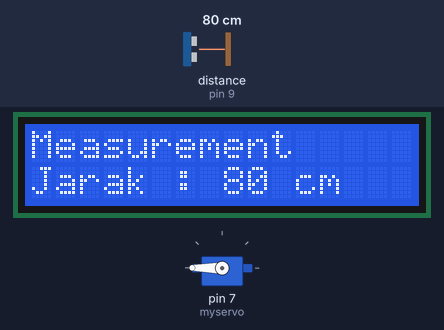
Recording of a sketch running on a simulated Arduino Uno, built with avr-gcc and run on an emulated ATmega328P. Shown: 16×2 character LCD, servo. Wiring (inferred from the names in the program): ultrasonic range finder: trigger pin 8; echo pin 9. The inputs (shaded band) are chosen by the test bench; at power-on: distance to the obstacle (sensor on pin 9) 80 cm. The echo pulse lasts 58.3 µs per cm.

Above: at 1.2 s.
1.3 s: distance to the obstacle (sensor on pin 9) set to 2 cm
At 3.0 s:
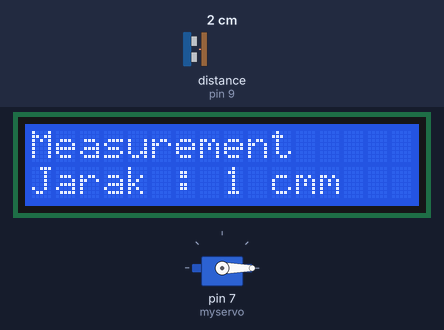
5.4 s: distance to the obstacle (sensor on pin 9) set to 96 cm
At 7.1 s:
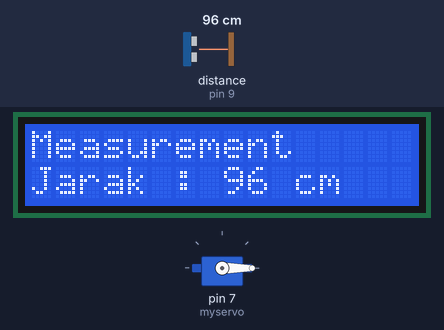
8.2 s: distance to the obstacle (sensor on pin 9) set to 104 cm
At 9.2 s:
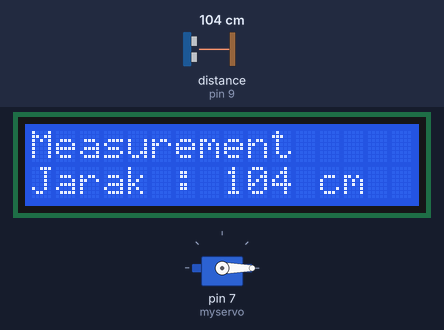
9.8 s: distance to the obstacle (sensor on pin 9) set to 4 cm
At 10.7 s:
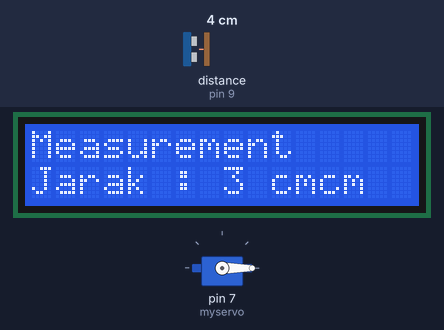
Timing chart, 0 to 13.8 s (numbered marks = the images above; inputs shaded):
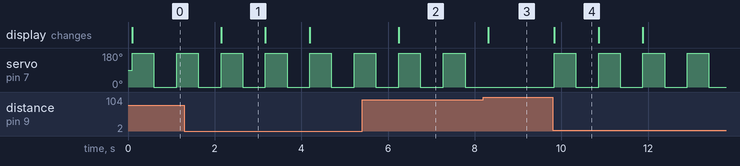

Measured:
- the behaviour switches between 99 and 100 cm on distance to the obstacle (sensor on pin 9) (found by bisection; images 2 and 3)
- after the input at 1.3 s, the display: changes after 0.85 s (image 1)
- after the input at 5.4 s, the display: changes after 0.85 s (image 2)
- after the input at 8.2 s, servo on pin 7 (myservo): stays 0° (without the input it goes to 180° after 0.11 s); the display: changes after 0.11 s (image 3)
- after the input at 9.8 s, servo on pin 7 (myservo): alternates 180° for 0.50 s and 0° for 0.52 s, starting at once; the display: changes at once (image 4)
- by itself, servo on pin 7 (myservo): alternates 180° for 0.50 s and 0° for 0.52 s
- what the display in image 1 shows lasts 1.1 s, from 2.1 s to 3.2 s

The sketch:

code.ino
```cpp
#include <Servo.h>

#include <LiquidCrystal_I2C.h>

LiquidCrystal_I2C lcd(0x27,16,2);

const int TRIGPIN = 8;
const int ECHOPIN = 9;
long timer;
int jarak;


Servo myservo;

void setup() {
  lcd.init();
  lcd.clear();
  lcd.backlight();

  pinMode(ECHOPIN, INPUT);
  pinMode(TRIGPIN, OUTPUT);

  myservo.attach(7);

}

void loop() {
  digitalWrite(TRIGPIN, LOW);
  delayMicroseconds(2);
  digitalWrite(TRIGPIN, HIGH);
  delayMicroseconds(10);
  digitalWrite(TRIGPIN, LOW);

  timer = pulseIn(ECHOPIN, HIGH);
  jarak = timer/58;

  lcd.setCursor(0,0);
  lcd.print("Measurement");


  lcd.setCursor(0,1);
  lcd.print("Jarak : ");
  lcd.print(jarak);
  lcd.print(" cm");


  if(jarak < 100){
  	 myservo.write(180);
    delay(500);
    myservo.write(-180);
    delay(500);
  }

}
```
